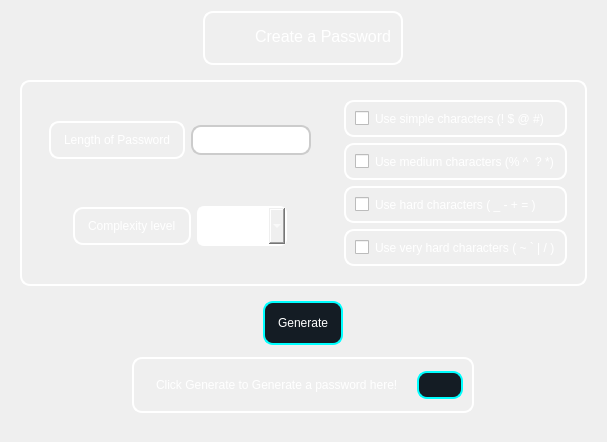
            <widget class="QWidget" name="Create_pass">
             <layout class="QVBoxLayout" name="verticalLayout_12">
              <item alignment="Qt::AlignHCenter">
               <widget class="QFrame" name="frame_18">
                <property name="styleSheet">
                 <string notr="true">QFrame{
    border-radius: 10px;
    border: 2px solid  white;
    padding: 5px;
color:white;}
QLabel{
border:0px;
}</string>
                </property>
                <property name="frameShape">
                 <enum>QFrame::StyledPanel</enum>
                </property>
                <property name="frameShadow">
                 <enum>QFrame::Raised</enum>
                </property>
                <layout class="QHBoxLayout" name="horizontalLayout_8">
                 <property name="spacing">
                  <number>0</number>
                 </property>
                 <property name="leftMargin">
                  <number>0</number>
                 </property>
                 <property name="topMargin">
                  <number>0</number>
                 </property>
                 <property name="rightMargin">
                  <number>0</number>
                 </property>
                 <property name="bottomMargin">
                  <number>0</number>
                 </property>
                 <item>
                  <widget class="QLabel" name="label_7">
                   <property name="minimumSize">
                    <size>
                     <width>40</width>
                     <height>40</height>
                    </size>
                   </property>
                   <property name="maximumSize">
                    <size>
                     <width>40</width>
                     <height>40</height>
                    </size>
                   </property>
                   <property name="text">
                    <string />
                   </property>
                   <property name="pixmap">
                    <pixmap resource="../Qss/icons/_icons.qrc">:/icons/Icons/feather/key.png</pixmap>
                   </property>
                   <property name="scaledContents">
                    <bool>true</bool>
                   </property>
                  </widget>
                 </item>
                 <item alignment="Qt::AlignHCenter">
                  <widget class="QLabel" name="label_9">
                   <property name="font">
                    <font>
                     <pointsize>12</pointsize>
                    </font>
                   </property>
                   <property name="layoutDirection">
                    <enum>Qt::LeftToRight</enum>
                   </property>
                   <property name="text">
                    <string>Create a Password</string>
                   </property>
                   <property name="alignment">
                    <set>Qt::AlignHCenter|Qt::AlignTop</set>
                   </property>
                  </widget>
                 </item>
                </layout>
               </widget>
              </item>
              <item>
               <widget class="QFrame" name="frame_19">
                <property name="sizePolicy">
                 <sizepolicy hsizetype="Preferred" vsizetype="Expanding">
                  <horstretch>0</horstretch>
                  <verstretch>0</verstretch>
                 </sizepolicy>
                </property>
                <property name="styleSheet">
                 <string notr="true">QFrame,QComboBox,QLineEdit,QPushButton,QCheckBox {
border:0px solid white;
color:white;}
#Easy_comboBox,#Med_comboBox,#Hard_comboBox,#VHard_comboBox,#Label_input_pass,#Complexity_label_main,#frame_2,#frame_8{
border:2px solid white;
border-radius:10px;
color:white;
}
#Pass_complexity{
border:2px solid white;
border-radius:7px;
padding: 10px;
}
QLabel{
padding: 10px;
border-radius:10px;
}
QLineEdit {
    border-radius: 10px;
    border: 2px solid #ccc;
    padding: 5px;
}
QPushButton{
	background-color:#141C24;
	border : 2px solid #00FFFF;
	padding:5px;
	border-radius:10px;
color:white;
}
QPushButton:hover {
    background-color: #394B5A;
}</string>
                </property>
                <property name="frameShape">
                 <enum>QFrame::StyledPanel</enum>
                </property>
                <property name="frameShadow">
                 <enum>QFrame::Raised</enum>
                </property>
                <layout class="QVBoxLayout" name="verticalLayout_22">
                 <item>
                  <widget class="QFrame" name="frame_2">
                   <property name="sizePolicy">
                    <sizepolicy hsizetype="Preferred" vsizetype="Expanding">
                     <horstretch>0</horstretch>
                     <verstretch>0</verstretch>
                    </sizepolicy>
                   </property>
                   <property name="frameShape">
                    <enum>QFrame::StyledPanel</enum>
                   </property>
                   <property name="frameShadow">
                    <enum>QFrame::Raised</enum>
                   </property>
                   <layout class="QHBoxLayout" name="horizontalLayout_20">
                    <item>
                     <widget class="QFrame" name="frame_6">
                      <property name="frameShape">
                       <enum>QFrame::StyledPanel</enum>
                      </property>
                      <property name="frameShadow">
                       <enum>QFrame::Raised</enum>
                      </property>
                      <layout class="QVBoxLayout" name="verticalLayout_24">
                       <item alignment="Qt::AlignLeft">
                        <widget class="QFrame" name="frame_9">
                         <property name="frameShape">
                          <enum>QFrame::StyledPanel</enum>
                         </property>
                         <property name="frameShadow">
                          <enum>QFrame::Raised</enum>
                         </property>
                         <layout class="QHBoxLayout" name="horizontalLayout_22">
                          <item alignment="Qt::AlignVCenter">
                           <widget class="QLabel" name="Label_input_pass">
                            <property name="text">
                             <string>Length of Password</string>
                            </property>
                           </widget>
                          </item>
                          <item>
                           <widget class="QLineEdit" name="Input_pass_Lineedit">
                            <property name="placeholderText">
                             <string>Enter the Length</string>
                            </property>
                           </widget>
                          </item>
                         </layout>
                        </widget>
                       </item>
                       <item alignment="Qt::AlignHCenter">
                        <widget class="QFrame" name="frame_10">
                         <property name="frameShape">
                          <enum>QFrame::StyledPanel</enum>
                         </property>
                         <property name="frameShadow">
                          <enum>QFrame::Raised</enum>
                         </property>
                         <layout class="QHBoxLayout" name="horizontalLayout_23">
                          <item alignment="Qt::AlignVCenter">
                           <widget class="QLabel" name="Complexity_label_main">
                            <property name="styleSheet">
                             <string notr="true">border-radius:10px;</string>
                            </property>
                            <property name="text">
                             <string>Complexity level</string>
                            </property>
                           </widget>
                          </item>
                          <item>
                           <widget class="QComboBox" name="Pass_complexity">
                            <property name="minimumSize">
                             <size>
                              <width>90</width>
                              <height>0</height>
                             </size>
                            </property>
                            <property name="maximumSize">
                             <size>
                              <width>90</width>
                              <height>16777215</height>
                             </size>
                            </property>
                            <property name="cursor">
                             <cursorShape>PointingHandCursor</cursorShape>
                            </property>
                            <item>
                             <property name="text">
                              <string>Easy</string>
                             </property>
                            </item>
                            <item>
                             <property name="text">
                              <string>Medium</string>
                             </property>
                            </item>
                            <item>
                             <property name="text">
                              <string>Hard</string>
                             </property>
                            </item>
                            <item>
                             <property name="text">
                              <string>Very Hard</string>
                             </property>
                            </item>
                           </widget>
                          </item>
                         </layout>
                        </widget>
                       </item>
                      </layout>
                     </widget>
                    </item>
                    <item>
                     <widget class="QFrame" name="frame_5">
                      <property name="frameShape">
                       <enum>QFrame::StyledPanel</enum>
                      </property>
                      <property name="frameShadow">
                       <enum>QFrame::Raised</enum>
                      </property>
                      <layout class="QVBoxLayout" name="verticalLayout_25">
                       <item>
                        <widget class="QFrame" name="Easy_comboBox">
                         <property name="frameShape">
                          <enum>QFrame::StyledPanel</enum>
                         </property>
                         <property name="frameShadow">
                          <enum>QFrame::Raised</enum>
                         </property>
                         <layout class="QVBoxLayout" name="verticalLayout_26">
                          <item>
                           <widget class="QCheckBox" name="Easy_char_box">
                            <property name="cursor">
                             <cursorShape>PointingHandCursor</cursorShape>
                            </property>
                            <property name="text">
                             <string>Use simple characters (! $ @ #)</string>
                            </property>
                           </widget>
                          </item>
                         </layout>
                        </widget>
                       </item>
                       <item>
                        <widget class="QFrame" name="Med_comboBox">
                         <property name="frameShape">
                          <enum>QFrame::StyledPanel</enum>
                         </property>
                         <property name="frameShadow">
                          <enum>QFrame::Raised</enum>
                         </property>
                         <layout class="QVBoxLayout" name="verticalLayout_27">
                          <item>
                           <widget class="QCheckBox" name="Medium_char_box">
                            <property name="cursor">
                             <cursorShape>PointingHandCursor</cursorShape>
                            </property>
                            <property name="text">
                             <string>Use medium characters (% ^  ? *)</string>
                            </property>
                           </widget>
                          </item>
                         </layout>
                        </widget>
                       </item>
                       <item>
                        <widget class="QFrame" name="Hard_comboBox">
                         <property name="frameShape">
                          <enum>QFrame::StyledPanel</enum>
                         </property>
                         <property name="frameShadow">
                          <enum>QFrame::Raised</enum>
                         </property>
                         <layout class="QVBoxLayout" name="verticalLayout_28">
                          <item>
                           <widget class="QCheckBox" name="Hard_char_box">
                            <property name="cursor">
                             <cursorShape>PointingHandCursor</cursorShape>
                            </property>
                            <property name="text">
                             <string>Use hard characters ( _ - + = )</string>
                            </property>
                           </widget>
                          </item>
                         </layout>
                        </widget>
                       </item>
                       <item>
                        <widget class="QFrame" name="VHard_comboBox">
                         <property name="frameShape">
                          <enum>QFrame::StyledPanel</enum>
                         </property>
                         <property name="frameShadow">
                          <enum>QFrame::Raised</enum>
                         </property>
                         <layout class="QVBoxLayout" name="verticalLayout_29">
                          <item>
                           <widget class="QCheckBox" name="VHard_char_box">
                            <property name="cursor">
                             <cursorShape>PointingHandCursor</cursorShape>
                            </property>
                            <property name="text">
                             <string>Use very hard characters ( ~ ` | / )</string>
                            </property>
                           </widget>
                          </item>
                         </layout>
                        </widget>
                       </item>
                      </layout>
                     </widget>
                    </item>
                   </layout>
                  </widget>
                 </item>
                 <item alignment="Qt::AlignHCenter|Qt::AlignBottom">
                  <widget class="QFrame" name="frame_4">
                   <property name="frameShape">
                    <enum>QFrame::StyledPanel</enum>
                   </property>
                   <property name="frameShadow">
                    <enum>QFrame::Raised</enum>
                   </property>
                   <layout class="QVBoxLayout" name="verticalLayout_23">
                    <property name="spacing">
                     <number>12</number>
                    </property>
                    <item alignment="Qt::AlignHCenter">
                     <widget class="QPushButton" name="Generate_btn_main">
                      <property name="cursor">
                       <cursorShape>PointingHandCursor</cursorShape>
                      </property>
                      <property name="styleSheet">
                       <string notr="true">padding:13px;</string>
                      </property>
                      <property name="text">
                       <string>Generate</string>
                      </property>
                      <property name="icon">
                       <iconset resource="../Qss/icons/_icons.qrc">
                        <normaloff>:/icons/Icons/feather/key.png</normaloff>:/icons/Icons/feather/key.png</iconset>
                      </property>
                     </widget>
                    </item>
                    <item>
                     <widget class="QFrame" name="frame_8">
                      <property name="frameShape">
                       <enum>QFrame::StyledPanel</enum>
                      </property>
                      <property name="frameShadow">
                       <enum>QFrame::Raised</enum>
                      </property>
                      <layout class="QHBoxLayout" name="horizontalLayout_7">
                       <item>
                        <widget class="QLabel" name="Pass_create_label">
                         <property name="text">
                          <string>Click Generate to Generate a password here!</string>
                         </property>
                        </widget>
                       </item>
                       <item>
                        <widget class="QPushButton" name="Copy_pass_main">
                         <property name="cursor">
                          <cursorShape>PointingHandCursor</cursorShape>
                         </property>
                         <property name="text">
                          <string />
                         </property>
                         <property name="icon">
                          <iconset resource="../Qss/icons/_icons.qrc">
                           <normaloff>:/icons/fd5028/feather/clipboard.png</normaloff>:/icons/fd5028/feather/clipboard.png</iconset>
                         </property>
                        </widget>
                       </item>
                      </layout>
                     </widget>
                    </item>
                   </layout>
                  </widget>
                 </item>
                </layout>
               </widget>
              </item>
             </layout>
            </widget>
